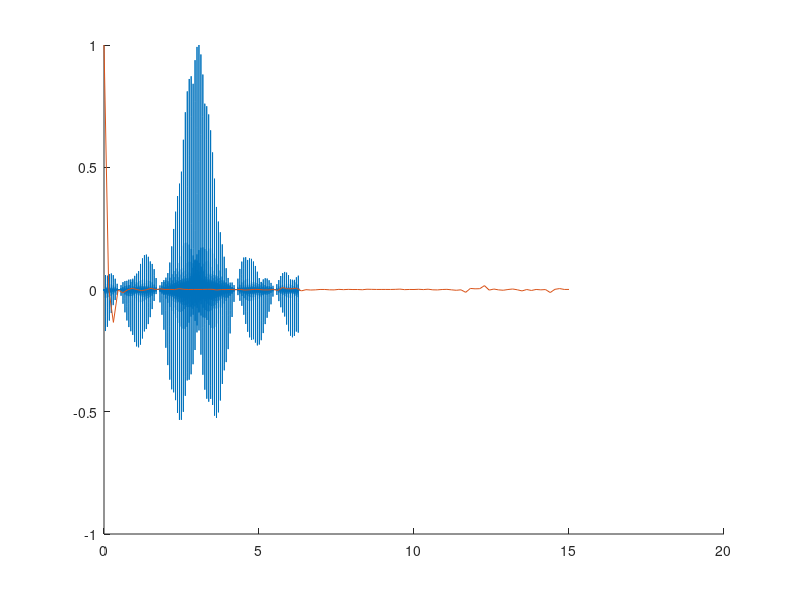

The MATLAB script that drew this image:
Np = 5;
M = 30;

Tscan = 100;

ut = 3;

u = linspace(0, 2*pi, 10000);

Y1 = sin(Np * (ut - u)/2) ./ sin((ut - u)/2);
Y2 = sin(M .* Tscan .* (ut - u)/2) ./ sin(Tscan .* (ut - u)/2);
Y3 = cos((ut - u)/2 .* (Np + 1 + Tscan * (M - 1)));

% figure; plot(u, Y1./max(Y1)); hold on; plot(u, Y2./max(Y2)); 
% 
% figure; hold on; plot(u, Y1.*Y2./max(Y1.*Y2)); hold on; plot(u, Y1.* Y2 .* Y3 ./ max(Y1 .* Y2 .* Y3));

% figure; plot(u, Y1./max(Y1)); 
hold on; plot(u, Y1.* Y2 .* Y3./max(Y1 .* Y2 .* Y3));
 
% X = sin(Np * (ut - u)/2) ./ sin((ut - u)/2) .* sin(Nscan .* Tscan .* (ut - u)/2) ./ sin(Tscan .* (ut - u)/2)...
%     .* cos((ut - u)/2 .* (Np + Tscan * (M - 1)));
% 
% figure; plot(u, Y./max(Y)); hold on; plot(u, (X./max(X))); grid on;
%%
dT = 1e-3;
Np = 5*dT;
M = 30;

Tscan = 100*dT;
lambda = 0.03;

ut = 3 * 2 * pi/lambda;

u = ut + linspace(-ut, 15*2*pi/lambda-ut, 100);
u(u==ut) = ut+eps;

Y1 = sin(Np * (ut - u)/2 + eps) ./ sin((ut - u)/2 + eps);

Y2 = sin(M .* Tscan .* (ut - u)/2 + eps) ./ sin(Tscan .* (ut - u)/2 + eps);
Y3 = cos((ut - u)/2 .* (Np + 1 + Tscan * (M - 1)));

% figure; plot(u, Y1./max(Y1)); hold on; plot(u, Y2./max(Y2)); 
% 
% figure; hold on; plot(u, Y1.*Y2./max(Y1.*Y2)); hold on; plot(u, Y1.* Y2 .* Y3 ./ max(Y1 .* Y2 .* Y3));

% figure; plot(u, Y1./max(Y1)); 
hold on; plot(u*lambda/(2*pi), Y1.* Y2 .* Y3./max(Y1 .* Y2 .* Y3));


